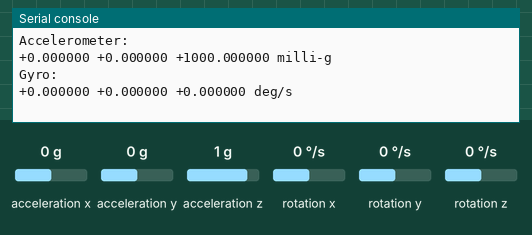
A program run on a simulated Raspberry Pi Pico running MicroPython. Parts: the last lines printed to the serial console. Inputs (shaded band) come from the test bench; at power-on: acceleration x 0 g, acceleration y 0 g, acceleration z 1 g, rotation x 0 °/s, rotation y 0 °/s, rotation z 0 °/s.

Above: at 1.2 s.
1.3 s: acceleration x set to -1.4 g
2.8 s: acceleration y set to -1.4 g
4.3 s: acceleration z set to -1.4 g
5.8 s: rotation x set to -192 °/s
At 6.4 s:
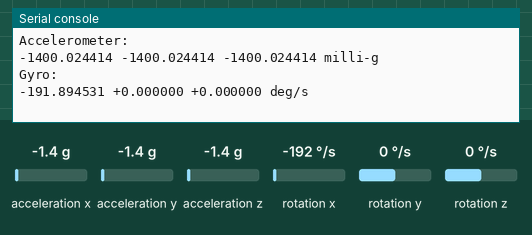
7.3 s: rotation y set to -192 °/s
At 8.0 s:
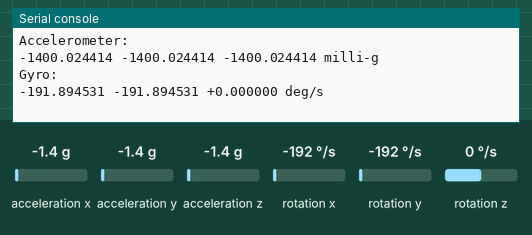

Measured:
- after the input at 5.8 s, the serial console: prints a new line after 0.24 s (image 1)
- after the input at 7.3 s, the serial console: prints a new line after 0.25 s (image 2)

The program:

imu_readout.py
```python
from machine import Pin, I2C
from time import sleep

# IMU
IMU = 0x69  # I2C bus address for the IMU

# Registers
REG_ACCEL_XOUT = 0x3B
REG_ACCEL_YOUT = 0x3D
REG_ACCEL_ZOUT = 0x3F
REG_GYRO_XOUT = 0x43
REG_GYRO_YOUT = 0x45
REG_GYRO_ZOUT = 0x47

REG_CONFIG = 0x1A
REG_GYRO_CONFIG = 0x1B
REG_ACCEL_CONFIG = 0x1C
REG_ACCEL_CONFIG_2 = 0x1D
REG_LP_MODE_CFG = 0x1E
REG_PWR_MGMT_1 = 0x6B

# set up I2C
i2c = I2C(0, sda=Pin(4), scl=Pin(5))
if IMU not in i2c.scan():
    print("Error: IMU not detected on I2C bus!")
    exit()

# disable sleep mode
i2c.writeto_mem(IMU, REG_PWR_MGMT_1, b"\x01")

# set sensitivity values
# TODO: document all these values!
i2c.writeto_mem(IMU, REG_CONFIG, bytes([0b0_0_000_110]))
i2c.writeto_mem(IMU, REG_GYRO_CONFIG, bytes([0b000_00_000]))
i2c.writeto_mem(IMU, REG_ACCEL_CONFIG, bytes([0b000_00_000]))
i2c.writeto_mem(IMU, REG_ACCEL_CONFIG_2, bytes([0b00_11_1_000]))
i2c.writeto_mem(IMU, REG_LP_MODE_CFG, bytes([0b1_111_0000]))


def read_16_bit_signed(value: bytes):
    number = 256 * value[0] + value[1]
    if number >= 32768:
        return number - 65536
    return number

GYRO_FACTOR = 250 / 32768  # LSB to degrees per second
ACCEL_FACTOR = 2000 / 32768  # LSB to milli-g

while True:
    x_accel = i2c.readfrom_mem(IMU, REG_ACCEL_XOUT, 2)
    y_accel = i2c.readfrom_mem(IMU, REG_ACCEL_YOUT, 2)
    z_accel = i2c.readfrom_mem(IMU, REG_ACCEL_ZOUT, 2)

    print("Accelerometer:")
    print(f"{read_16_bit_signed(x_accel) * ACCEL_FACTOR:+.6f} {read_16_bit_signed(y_accel) * ACCEL_FACTOR:+.6f} {read_16_bit_signed(z_accel) * ACCEL_FACTOR:+.6f} milli-g")

    x_gyro = i2c.readfrom_mem(IMU, REG_GYRO_XOUT, 2)
    y_gyro = i2c.readfrom_mem(IMU, REG_GYRO_YOUT, 2)
    z_gyro = i2c.readfrom_mem(IMU, REG_GYRO_ZOUT, 2)

    print("Gyro:")
    print(f"{read_16_bit_signed(x_gyro) * GYRO_FACTOR:+.6f} {read_16_bit_signed(y_gyro) * GYRO_FACTOR:+.6f} {read_16_bit_signed(z_gyro) * GYRO_FACTOR:+.6f} deg/s")

    print()
    sleep(0.5)
```
